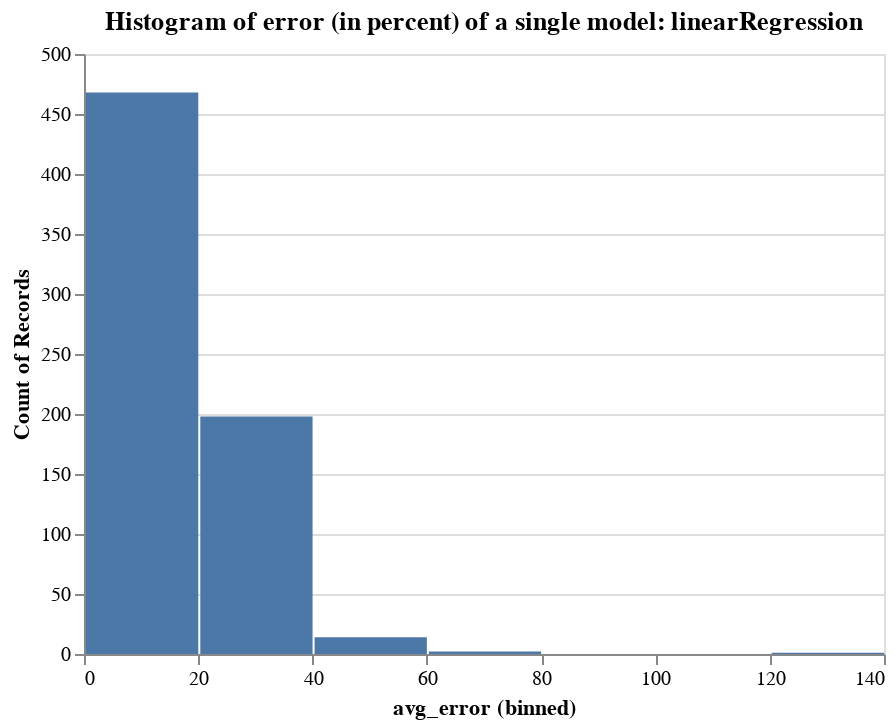

Notebook code for this chart:
### Code cell
alt.Chart(plotdf,title="Histogram of error (in percent) of a single model: linearRegression ").mark_bar().encode(
    alt.X("avg_error:Q", bin=True),
    y='count()',
)

### Figure 1 — Vega-Lite specification as saved in the notebook (floating-point values rounded to 4 significant figures; data arrays with more than 128 entries replaced by an {"elided": "..."} marker saying what was removed)
{"config": {"view": {"continuousWidth": 400, "continuousHeight": 300}}, "data": {"name": "data-a4aaa32cf7b111dbad1ecb59ad2595a3"}, "mark": "bar", "encoding": {"x": {"type": "quantitative", "bin": true, "field": "avg_error"}, "y": {"type": "quantitative", "aggregate": "count"}}, "title": "Histogram of error (in percent) of a single model: linearRegression ", "$schema": "https://vega.github.io/schema/vega-lite/v4.0.0.json", "datasets": {"data-a4aaa32cf7b111dbad1ecb59ad2595a3": {"elided": "683 records"}}}
